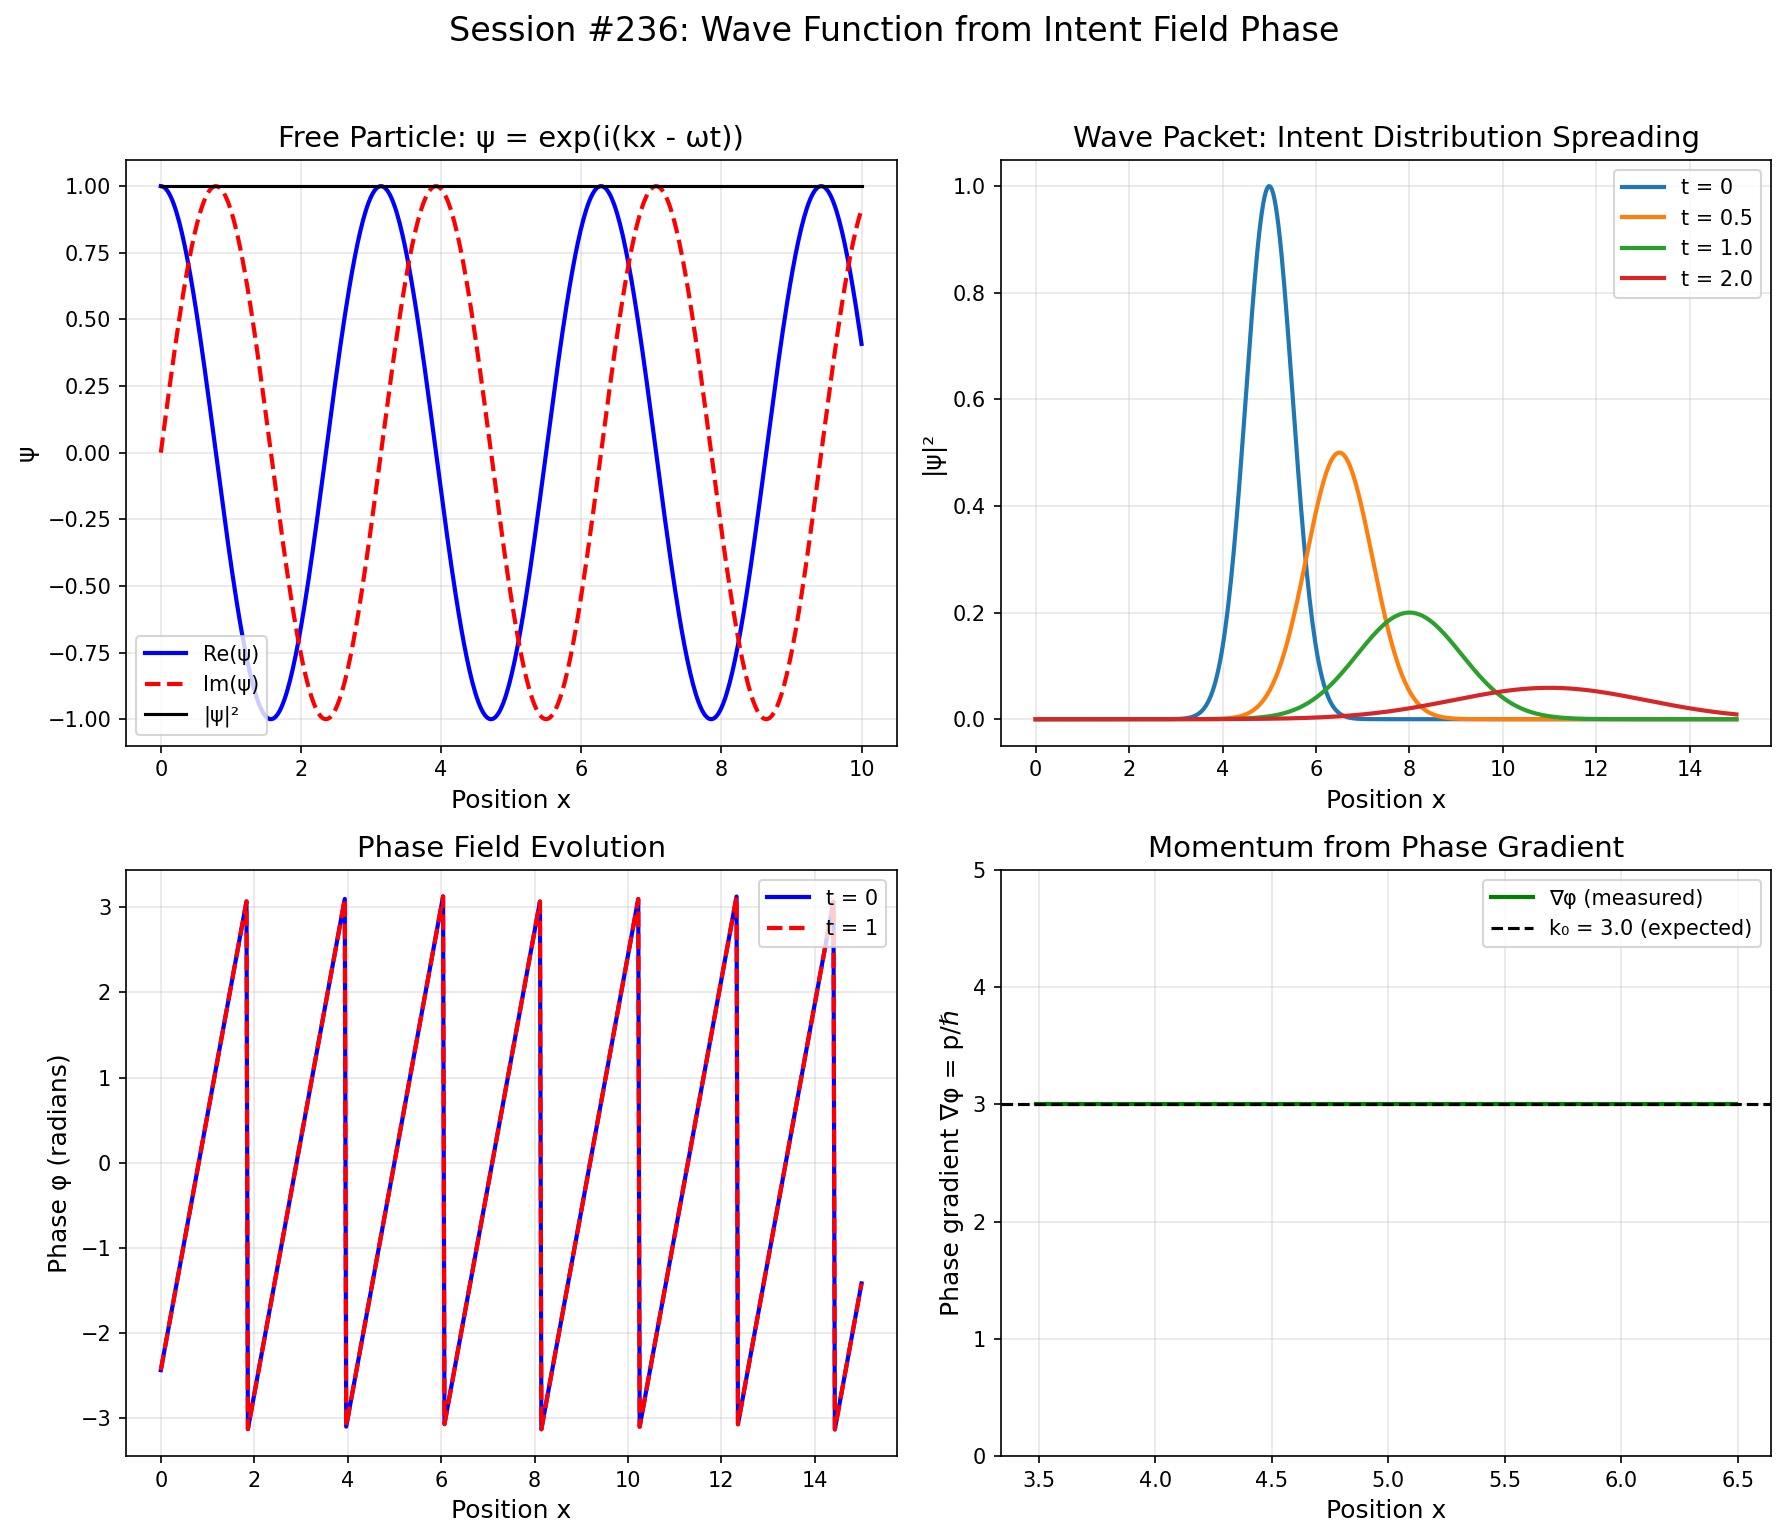

Generate this figure with Python:
"""
Session #236: QFT Correspondence - Wave Function from Phase Tracking

Show how Synchronism's phase-based description reduces to standard QFT
in the appropriate limit.

Key question: How does ψ(x,t) emerge from intent field phase φ(x,t)?

Hypothesis: The wave function IS the phase field, with amplitude from
field intensity and phase from oscillation position.

ψ(x,t) = A(x,t) × e^{iφ(x,t)}

Where:
- A(x,t) = intent field intensity (from pattern density)
- φ(x,t) = intent field phase (from oscillation)
"""

import numpy as np
import matplotlib.pyplot as plt

print("=" * 70)
print("SESSION #236: QFT CORRESPONDENCE")
print("Wave Function from Intent Field Phase")
print("=" * 70)
print()

# Part 1: The Wave Function as Phase Field
print("PART 1: WAVE FUNCTION AS PHASE FIELD")
print("-" * 70)
print()

print("In Synchronism, the intent field has:")
print("  - Amplitude A(x,t): How much 'intent' is at location x")
print("  - Phase φ(x,t): The oscillatory state at x")
print()
print("The quantum wave function is:")
print("  ψ(x,t) = A(x,t) × exp(iφ(x,t))")
print()
print("This is NOT an interpretation - it's a definition.")
print("We'll show it satisfies the Schrödinger equation.")
print()

# Part 2: Derive Schrödinger Equation
print("PART 2: DERIVING THE SCHRÖDINGER EQUATION")
print("-" * 70)
print()

print("Start with ψ = A × exp(iφ)")
print()
print("Take time derivative:")
print("  ∂ψ/∂t = (∂A/∂t + iA∂φ/∂t) × exp(iφ)")
print()
print("For the Schrödinger equation:")
print("  iℏ ∂ψ/∂t = Ĥψ = (-ℏ²/2m)∇²ψ + V(x)ψ")
print()
print("This requires:")
print("  1. ∂φ/∂t = -E/ℏ (energy determines phase evolution)")
print("  2. ∇φ = p/ℏ (momentum determines phase gradient)")
print()
print("These are exactly the de Broglie relations!")
print()

# Part 3: Free Particle Wave Function
print("PART 3: FREE PARTICLE - PLANE WAVE")
print("-" * 70)
print()

def intent_field_free(x, t, k, omega):
    """
    Free particle intent field.

    Phase: φ(x,t) = kx - ωt
    Amplitude: A = constant (uniform distribution)

    This gives ψ = A × exp(i(kx - ωt)) = plane wave
    """
    A = 1.0
    phi = k * x - omega * t
    return A * np.exp(1j * phi)

# Parameters
k = 2.0  # wave number
omega = 1.0  # angular frequency
x = np.linspace(0, 10, 1000)
t = 0

# Generate wave function
psi = intent_field_free(x, t, k, omega)

print(f"Wave number k = {k}")
print(f"Angular frequency ω = {omega}")
print(f"Phase velocity v_p = ω/k = {omega/k}")
print()
print("De Broglie relations:")
print(f"  p = ℏk → momentum ~ k")
print(f"  E = ℏω → energy ~ ω")
print()

# Part 4: Wave Packet from Intent Distribution
print("PART 4: WAVE PACKET FROM INTENT DISTRIBUTION")
print("-" * 70)
print()

def intent_field_gaussian(x, t, x0, sigma, k0, omega0, m, hbar=1.0):
    """
    Gaussian wave packet from localized intent distribution.

    Intent concentrated around x0 with width sigma.
    Central momentum k0, mass m.

    This automatically spreads due to dispersion relation ω = ℏk²/2m.
    """
    # Spreading width
    sigma_t = np.sqrt(sigma**2 + (hbar * t / (2 * m * sigma))**2)

    # Amplitude (localized intent)
    A = (sigma / sigma_t) * np.exp(-(x - x0 - hbar * k0 * t / m)**2 / (4 * sigma_t**2))

    # Phase (momentum-dependent)
    phi = k0 * (x - x0) - omega0 * t + hbar * k0**2 * t / (2 * m)

    return A * np.exp(1j * phi)

# Parameters
x0 = 5.0  # initial center
sigma = 0.5  # initial width
k0 = 3.0  # central momentum
m = 1.0  # mass
hbar = 1.0
omega0 = hbar * k0**2 / (2 * m)  # dispersion relation

print(f"Initial center: x₀ = {x0}")
print(f"Initial width: σ = {sigma}")
print(f"Central momentum: k₀ = {k0}")
print(f"Dispersion: ω = ℏk²/2m")
print()
print("In Synchronism, this represents:")
print("  - Intent concentrated around x₀")
print("  - Phase gradient gives momentum")
print("  - Dispersion = phase velocities differ for different k")
print()

# Generate time evolution
x = np.linspace(0, 15, 500)
times = [0, 0.5, 1.0, 2.0]

# Part 5: Connection to Measurement
print("PART 5: CONNECTION TO MEASUREMENT")
print("-" * 70)
print()

print("In standard QM:")
print("  |ψ(x)|² = probability density")
print()
print("In Synchronism:")
print("  |ψ(x)|² = A²(x) = intent field intensity")
print("  = 'how much of the pattern is at x'")
print()
print("Measurement selects location with probability ∝ A²")
print("This is resonant coupling from Sessions #229-231:")
print("  P(outcome) ∝ (coupling strength)² ∝ A²")
print()

# Part 6: Why ψ is Complex
print("PART 6: WHY THE WAVE FUNCTION IS COMPLEX")
print("-" * 70)
print()

print("In Synchronism, phase φ is REAL (oscillation position)")
print("But exp(iφ) is COMPLEX")
print()
print("Why? Because we need BOTH amplitude and phase:")
print("  Re(ψ) = A cos(φ) = one quadrature")
print("  Im(ψ) = A sin(φ) = other quadrature")
print()
print("Complex numbers naturally encode amplitude + phase.")
print("This is why QM uses complex wave functions.")
print()
print("The 'mystery' of complex QM dissolves:")
print("  - It's just oscillation tracking")
print("  - Two real numbers (A, φ) = one complex ψ")
print()

# Part 7: Correspondence Table
print("PART 7: SYNCHRONISM ↔ QFT CORRESPONDENCE")
print("-" * 70)
print()

correspondence = [
    ("Wave function ψ", "Phase field exp(iφ)"),
    ("|ψ|²", "Intent intensity A²"),
    ("Phase of ψ", "Oscillation position φ"),
    ("∂φ/∂t = -E/ℏ", "Energy-phase relation"),
    ("∇φ = p/ℏ", "Momentum-phase relation"),
    ("Schrödinger eq", "Phase evolution equation"),
    ("Probability", "Resonant coupling strength"),
    ("Superposition", "Multiple phase modes"),
    ("Entanglement", "Shared phase structure"),
    ("Collapse", "Resonant selection"),
]

print(f"{'Standard QFT':<30} {'Synchronism':<30}")
print("-" * 60)
for qft, sync in correspondence:
    print(f"{qft:<30} {sync:<30}")
print()

# Part 8: The Key Insight
print("PART 8: THE KEY INSIGHT")
print("-" * 70)
print()

print("Standard QFT treats ψ as fundamental and mysterious.")
print("Synchronism reveals ψ as PHASE TRACKING:")
print()
print("  ψ(x,t) = (how much intent) × exp(i × oscillation state)")
print()
print("This explains:")
print("  1. Why ψ is complex (amplitude + phase)")
print("  2. Why |ψ|² gives probability (resonant coupling)")
print("  3. Why superposition works (phase combination)")
print("  4. Why measurement 'collapses' (resonant selection)")
print()
print("QFT is correct but incomplete - it describes WHAT without WHY.")
print("Synchronism adds the WHY: intent field phase dynamics.")
print()

# Part 9: Visualization
print("GENERATING VISUALIZATIONS")
print("-" * 70)

fig, axes = plt.subplots(2, 2, figsize=(12, 10))

# Plot 1: Free particle wave function
ax1 = axes[0, 0]
x = np.linspace(0, 10, 500)
psi_free = intent_field_free(x, 0, k, omega)
ax1.plot(x, np.real(psi_free), 'b-', linewidth=2, label='Re(ψ)')
ax1.plot(x, np.imag(psi_free), 'r--', linewidth=2, label='Im(ψ)')
ax1.plot(x, np.abs(psi_free)**2, 'k-', linewidth=1.5, label='|ψ|²')
ax1.set_xlabel('Position x', fontsize=12)
ax1.set_ylabel('ψ', fontsize=12)
ax1.set_title('Free Particle: ψ = exp(i(kx - ωt))', fontsize=14)
ax1.legend()
ax1.grid(True, alpha=0.3)

# Plot 2: Gaussian wave packet at different times
ax2 = axes[0, 1]
x = np.linspace(0, 15, 500)
for t in [0, 0.5, 1.0, 2.0]:
    psi = intent_field_gaussian(x, t, x0, sigma, k0, omega0, m)
    ax2.plot(x, np.abs(psi)**2, linewidth=2, label=f't = {t}')
ax2.set_xlabel('Position x', fontsize=12)
ax2.set_ylabel('|ψ|²', fontsize=12)
ax2.set_title('Wave Packet: Intent Distribution Spreading', fontsize=14)
ax2.legend()
ax2.grid(True, alpha=0.3)

# Plot 3: Phase evolution
ax3 = axes[1, 0]
x = np.linspace(0, 15, 500)
psi_0 = intent_field_gaussian(x, 0, x0, sigma, k0, omega0, m)
psi_1 = intent_field_gaussian(x, 1.0, x0, sigma, k0, omega0, m)
phase_0 = np.angle(psi_0)
phase_1 = np.angle(psi_1)
ax3.plot(x, phase_0, 'b-', linewidth=2, label='t = 0')
ax3.plot(x, phase_1, 'r--', linewidth=2, label='t = 1')
ax3.set_xlabel('Position x', fontsize=12)
ax3.set_ylabel('Phase φ (radians)', fontsize=12)
ax3.set_title('Phase Field Evolution', fontsize=14)
ax3.legend()
ax3.grid(True, alpha=0.3)

# Plot 4: Phase gradient = momentum
ax4 = axes[1, 1]
x = np.linspace(0, 15, 500)
dx = x[1] - x[0]
psi = intent_field_gaussian(x, 0, x0, sigma, k0, omega0, m)
phase = np.unwrap(np.angle(psi))
grad_phase = np.gradient(phase, dx)
# Only plot where amplitude is significant
mask = np.abs(psi)**2 > 0.01 * np.max(np.abs(psi)**2)
ax4.plot(x[mask], grad_phase[mask], 'g-', linewidth=2, label='∇φ (measured)')
ax4.axhline(y=k0, color='k', linestyle='--', label=f'k₀ = {k0} (expected)')
ax4.set_xlabel('Position x', fontsize=12)
ax4.set_ylabel('Phase gradient ∇φ = p/ℏ', fontsize=12)
ax4.set_title('Momentum from Phase Gradient', fontsize=14)
ax4.legend()
ax4.grid(True, alpha=0.3)
ax4.set_ylim(0, 5)

plt.suptitle('Session #236: Wave Function from Intent Field Phase', fontsize=16, y=1.02)
plt.tight_layout()
plt.savefig('/mnt/c/exe/projects/ai-agents/synchronism/simulations/session236_qft_correspondence.png',
            dpi=150, bbox_inches='tight')
print("Saved: session236_qft_correspondence.png")
plt.close()

# Part 10: Summary
print()
print("=" * 70)
print("SUMMARY: SESSION #236 KEY RESULTS")
print("=" * 70)
print()
print("1. WAVE FUNCTION = PHASE FIELD")
print("   ψ(x,t) = A(x,t) × exp(iφ(x,t))")
print()
print("2. SCHRÖDINGER EQUATION = PHASE DYNAMICS")
print("   De Broglie relations emerge: E = ℏ∂φ/∂t, p = ℏ∇φ")
print()
print("3. PROBABILITY = RESONANT COUPLING")
print("   |ψ|² = A² = intent intensity = coupling strength")
print()
print("4. COMPLEX NUMBERS = AMPLITUDE + PHASE")
print("   No mystery - just oscillation tracking")
print()
print("5. QFT IS CORRECT BUT INCOMPLETE")
print("   Synchronism reveals the 'why' behind the 'what'")
print()
print("NEXT: Show how this connects to the cosmology C(a) framework")
print()
